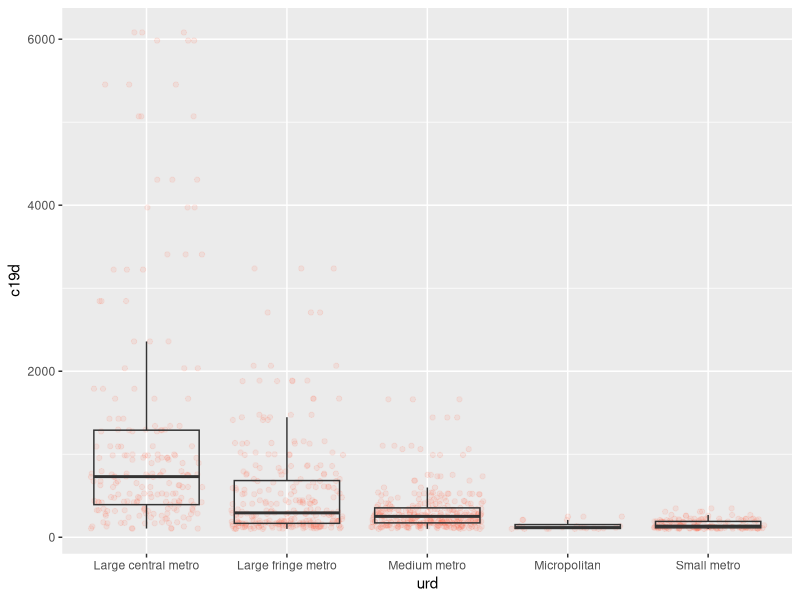
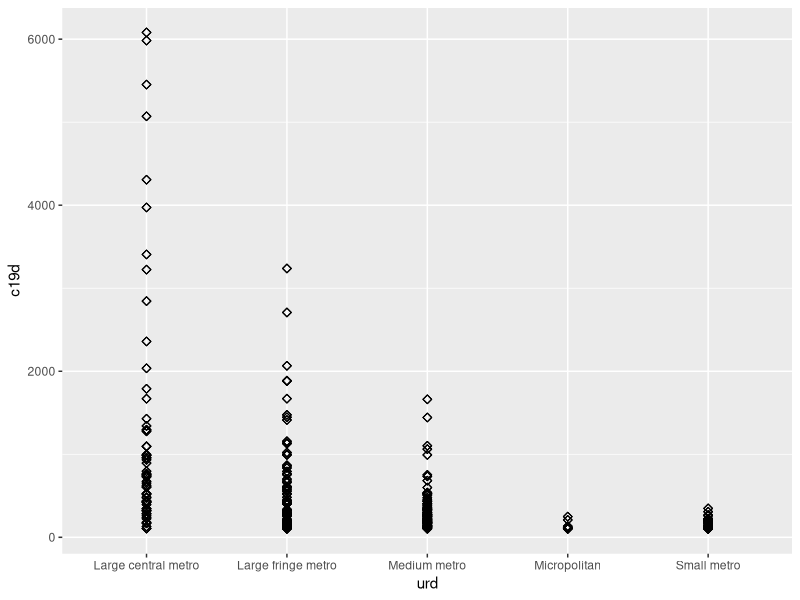
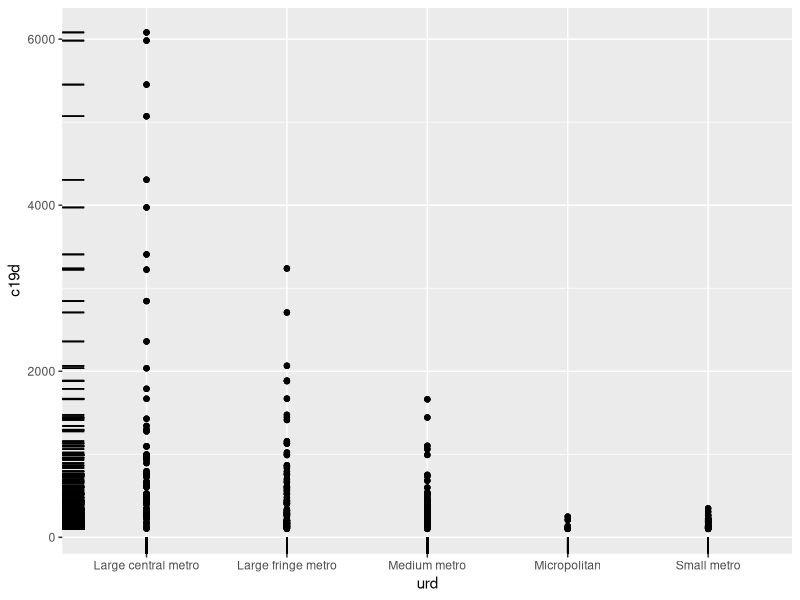

Generate these figures, in order, with R:
## ---- chunk 1
knitr::opts_chunk$set(echo = TRUE)
## ---- chunk 2
# Library Imports section

library(ggplot2)
## ---- chunk 3

#Read Csv file
hp <- read.csv("covid.csv")
head(hp)
## ---- chunk 4

urd <- hp$urd
c19d <- hp$c19d

df <- data.frame(urd,c19d)

head(df)

## ---- chunk 5

mean_deaths <- mean(df$c19d)
mean_deaths

## ---- chunk 6
standardDeviation <- sd(df$c19d)
standardDeviation
## ---- chunk 7
n <- 5
## ---- chunk 8
expected_deaths <- 700
## ---- chunk 9
se <- standardDeviation/sqrt(n)

zScore <- (mean_deaths - expected_deaths)/se
zScore

p1<-pnorm(zScore,0,1)
p1

# if p1 < 0.05 reject null hypothesis
## ---- chunk 10

# Box Plot for Urban Rural Description and COVID 19 Deaths

ggplot(data = df,aes(x = urd , y = c19d )) +
    geom_jitter(alpha = 0.1, color = "tomato") +
    geom_boxplot(alpha = 0)  

# Scatter plots

ggplot(df, aes(x=urd, y=c19d)) +
  geom_point(size=2, shape=23)

# Add marginal rugs
ggplot(df, aes(x=urd, y=c19d), color="cyl") +
  geom_point() + geom_rug()


